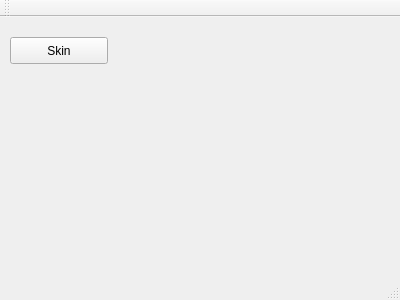
<?xml version="1.0" encoding="UTF-8"?>
<ui version="4.0">
 <class>MainWindow</class>
 <widget class="QMainWindow" name="MainWindow">
  <property name="geometry">
   <rect>
    <x>0</x>
    <y>0</y>
    <width>400</width>
    <height>300</height>
   </rect>
  </property>
  <property name="windowTitle">
   <string>MainWindow</string>
  </property>
  <widget class="QWidget" name="centralWidget">
   <widget class="QPushButton" name="btn">
    <property name="geometry">
     <rect>
      <x>10</x>
      <y>20</y>
      <width>98</width>
      <height>27</height>
     </rect>
    </property>
    <property name="text">
     <string>Skin</string>
    </property>
   </widget>
  </widget>
  <widget class="QMenuBar" name="menuBar">
   <property name="geometry">
    <rect>
     <x>0</x>
     <y>0</y>
     <width>400</width>
     <height>26</height>
    </rect>
   </property>
  </widget>
  <widget class="QToolBar" name="mainToolBar">
   <attribute name="toolBarArea">
    <enum>TopToolBarArea</enum>
   </attribute>
   <attribute name="toolBarBreak">
    <bool>false</bool>
   </attribute>
  </widget>
  <widget class="QStatusBar" name="statusBar"/>
 </widget>
 <layoutdefault spacing="6" margin="11"/>
 <resources/>
 <connections/>
</ui>
